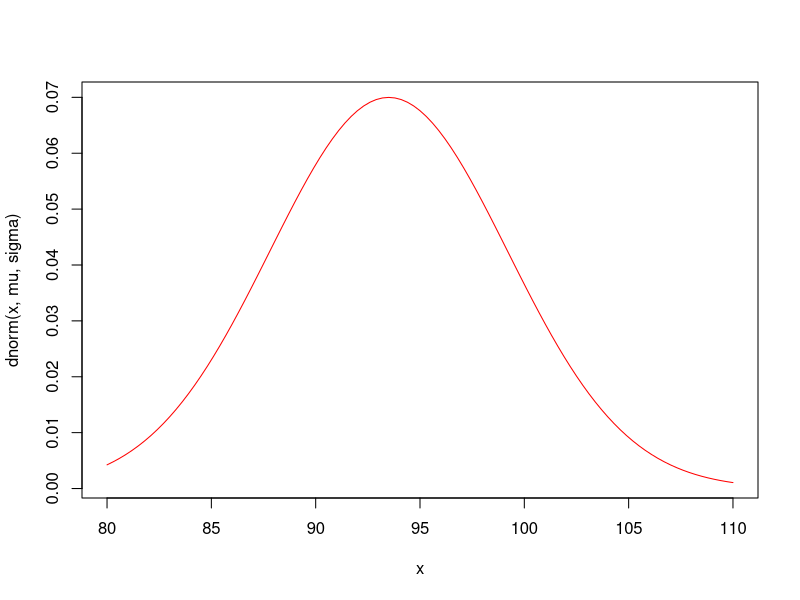
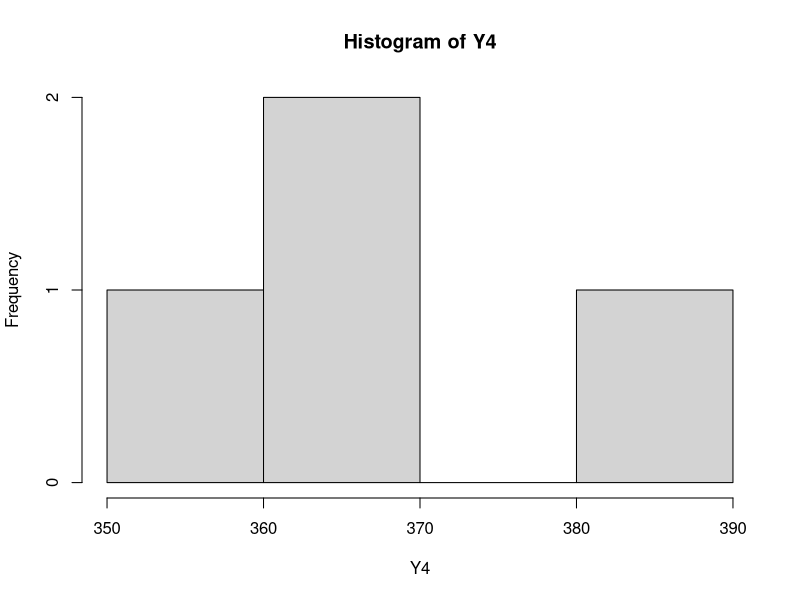
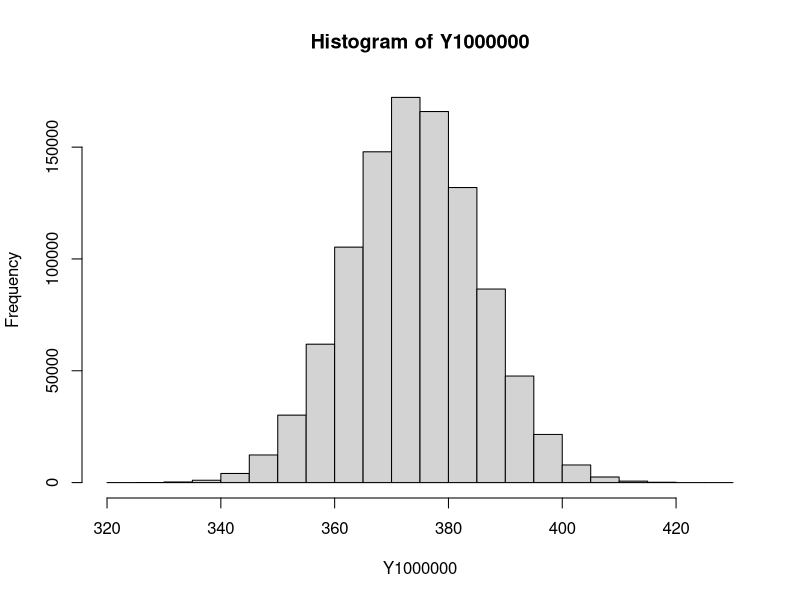
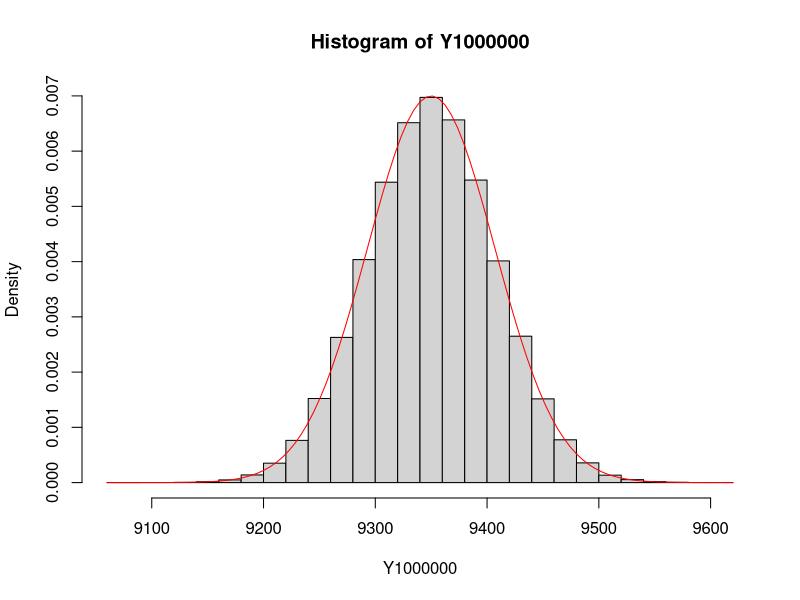
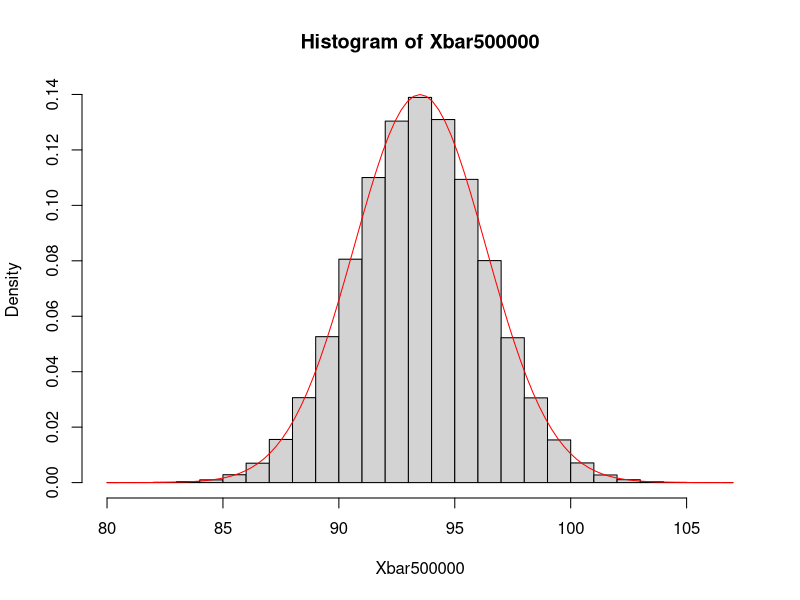
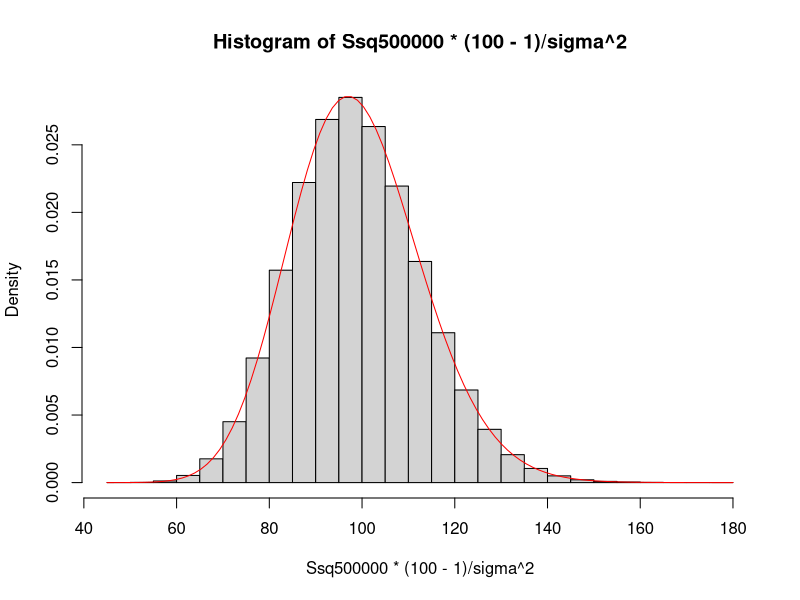

Here is the R script that generated these plots, in order:
#PREDICCIONES 

#binomial -> encuesta

#binomial negativa -> hasta que ocurra algo, cuanto se resiste
# cuanta el numero de ceros hasta r unos

#poisson-> conteos en intervalors, cuenta el numero en un determindo rango

# hipergeometrica -> dentro de una muestra cuantificar 

# exponencial -> 

#normal -> campana de gauss




#PROBLEMA 1

#poblacion X <- N(mu, sigma^2)
mu <- 93.5
sigma <- 5.7

curve(dnorm(x, mu, sigma), xlim=c(80, 110), col="red")

#a)
set.seed(123)
rnorm(4, mu, sigma)
sum(rnorm(4, mu, sigma))

Y <- function(i){sum(rnorm(4, mu, sigma))}
Y(2)

Y4 <- sapply(1:4, Y)
hist(Y4)

Y1000000 <- sapply(1:1000000, Y)
hist(Y1000000)
mean(Y1000000) #suma 
4*mu #comprovacio, ha d'aproxiamr-se a l'anterior


#b)
Y <- function(i){sum(rnorm(100, mu, sigma))}
Y(100)

Y1000000 <- sapply(1:1000000, Y)
var(Y1000000)

100*sigma^2 #comprovacio, ha d'aproxiamr-se a l'anterior

hist(Y1000000, freq=FALSE)
curve(dnorm(x, 100*mu, sqrt(100)*sigma), add=TRUE, col="red")


#c)
1-pnorm(103, mu, sigma)


#d)
Xbar <- function(i){mean(rnorm(4, mu, sigma))}
Xbar500000 <- sapply(1:500000, Xbar)
mean(Xbar500000>98)

1-pnorm(98, mu, sigma/sqrt(4))

hist(Xbar500000, freq=FALSE)
curve(dnorm(x, mu, sigma/sqrt(4)), add=TRUE, col="red")


#e)
Ssq <- function(i){var(rnorm(100, mu, sigma))}
Ssq500000 <- sapply(1:500000, Ssq)
mean(Ssq500000>32)

1-pchisq(32*(100-1)/sigma^2, 100-1)

hist(Ssq500000*(100-1)/sigma^2, freq=FALSE)
32*(100-1)/sigma^2
curve(dchisq(x, 100-1), add=TRUE, col="red")
